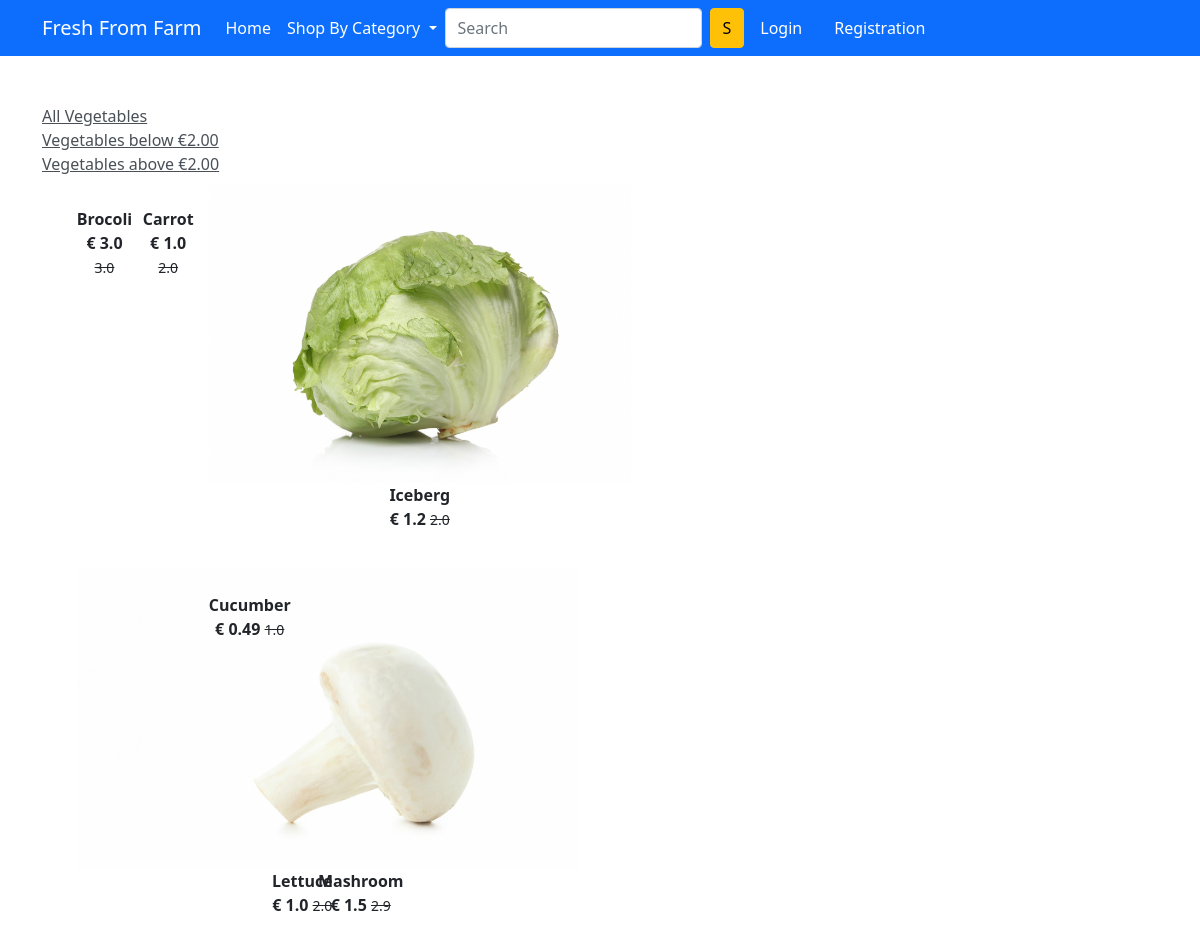
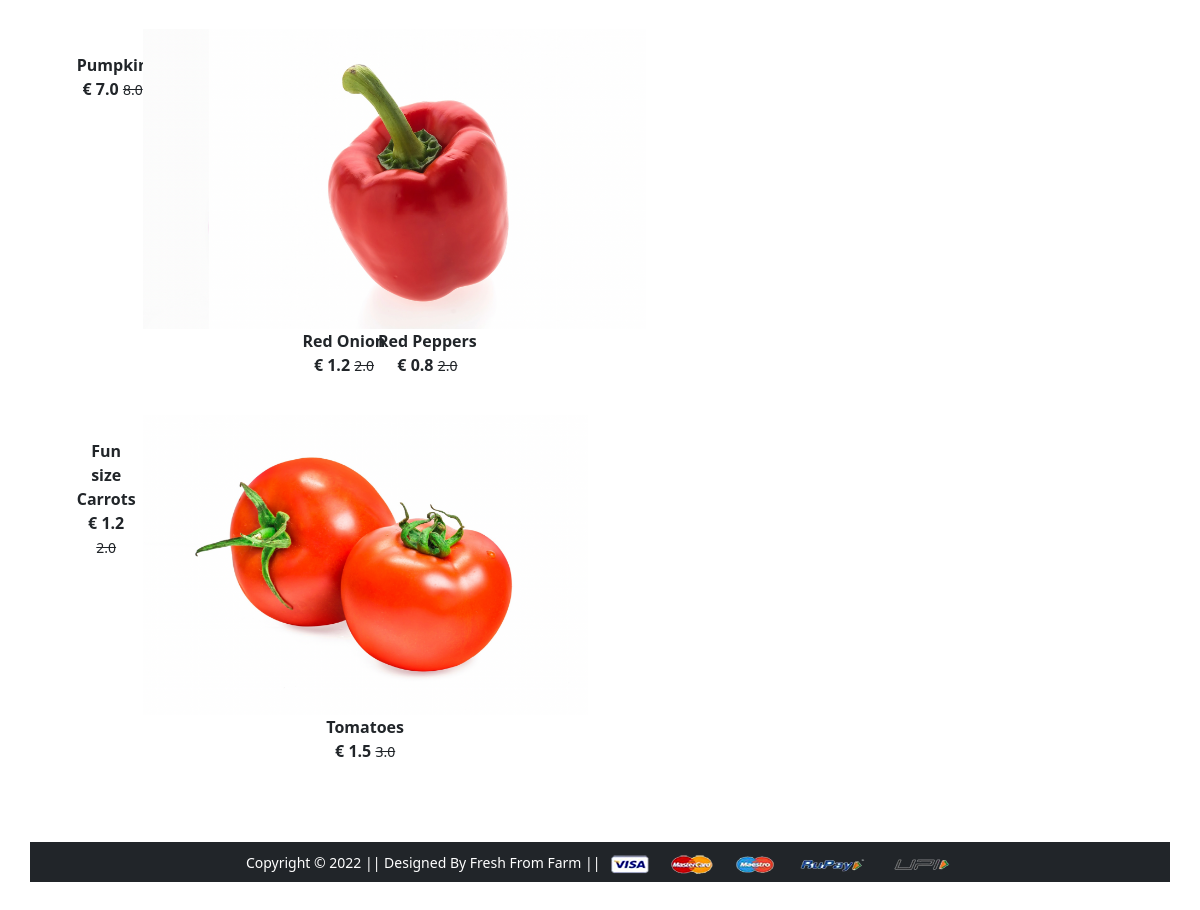
Page /vegetables/ on the committed database (2 pictures, top to bottom).
### app/models.py (models this page shows)
class Product(models.Model):
    title = models.CharField(max_length=100)
    selling_price = models.FloatField()
    discounted_price = models.FloatField()
    description = models.TextField()
    supplier = models.CharField(max_length=100)
    category = models.CharField(choices=CATEGORY_CHOICES, max_length=2)
    product_image = models.ImageField(upload_to = 'productimg')

### app/views.py (the view)
# urls.py: path('vegetables/', views.vegetables, name='vegetables'),
def vegetables(request , data=None):
  if data == None:
   vegetables = Product.objects.filter(category= 'V')
  elif data =='below':
   vegetables = Product.objects.filter(category= 'V').filter(discounted_price__lt=2)
  elif data =='above':
   vegetables = Product.objects.filter(category= 'V').filter(discounted_price__gt=2)
  return render(request , 'app/vegetables.html', {'Vegetables': vegetables})

### app/templates/app/vegetables.html (shortened to what this page needs)
{% extends 'app/base.html' %}
{% load static %}
{% block main-content %}
<div class="container my-5">
 <div class="row">
  <div class="col-sm-3">
   <div class= "list-group">
       <a href = "{% url 'vegetables' %}" class="list-group-item-action" aria-current="true"> All Vegetables </a>
       <a href = "{% url 'vegetablesdata' 'below' %}" class="list-group-item-action" aria-current="true"> Vegetables below €2.00  </a>
       <a href = "{% url 'vegetablesdata' 'above' %}" class="list-group-item-action" aria-current="true">Vegetables above €2.00 </a>
  </div>
  <div class="col-sm-8 offset-sm-1">
    <div class ="row">
        {% for v in Vegetables%}
        <div class= "col-sm-4 text center mb-4">
            <a href = "{% url 'product-detail' v.id %}" class= "btn">
            <div class="item">
            <img src ="{{v.product_image.url}}" alt="" height="300" class="">
            <div class="fw-bold">{{v.title}}</div>
            <div class="fw-bold"> € {{v.discounted_price}}
                <small class="fw-light text-decoration-line-through">
                    {{v.selling_price}}
                </small></div>
            </div>
            </a>
        </div>
        {% endfor %}
  </div>
 </div>
</div>
{% endblock main-content %}

### app/templates/app/base.html (shortened to what this page needs)
<!doctype html>
{% load static %}
<html lang="en">
  <head>
    <link href="https://cdn.jsdelivr.net/npm/bootstrap@5.0.0-beta1/dist/css/bootstrap.min.css" rel="stylesheet">
    <link rel="stylesheet" href="{% static 'app/css/owl.carousel.min.css' %}">
    <link rel="stylesheet" href="{% static 'app/css/all.min.css' %}">
    <link rel="stylesheet" href="{% static 'app/css/style.css' %}">
  </head>
  <body>
    <nav class="navbar navbar-expand-lg navbar-dark bg-primary">
     <div class="container">
       <a class="navbar-brand" href="/">Fresh From Farm </a>
       <div class="collapse navbar-collapse" id="navbarSupportedContent">
         <ul class="navbar-nav me-auto mb-2 mb-lg-0">
           <li class="nav-item">
             <a class="nav-link active" aria-current="page" href="/">Home</a>
           </li>
           <li class="nav-item dropdown">
             <a class="nav-link dropdown-toggle text-white" href="#" id="CategoryDropdown" role="button" data-bs-toggle="dropdown" aria-expanded="false">
               Shop By Category
             </a>
           </li>
         <form class="d-flex">
           <input class="form-control me-2" type="search" placeholder="Search" aria-label="Search">
           <button class="btn btn-warning" type="submit">S</button>
         </form>
         <div>
          <ul class="navbar-nav me-auto mb-2 mb-lg-0">
          {% if request.user.is_authenticated %}
           <li class="nav-item dropdown mx-2">
              <a class="nav-link dropdown-toggle text-white" href="#" id="profileDropdown" role="button" data-bs-toggle="dropdown" aria-expanded="false">
                Sonam
              </a>
              <ul class="dropdown-menu" aria-labelledby="profileDropdown">
                <li><a class="dropdown-item" href="{% url 'profile' %}">Profile</a></li>
                <li><a class="dropdown-item" href="{% url 'orders' %}">Orders</a></li>
                <li><a class="dropdown-item" href="{% url 'passwordchange' %}">Change Password</a></li>
                <li><a class="dropdown-item" href="{% url 'logout' %}">Logout</a></li>
              </ul>
            </li>
            <li class="nav-item mx-2">
             <a href="{% url 'add-to-cart' %}" class="nav-link text-white"><span class="badge bg-danger">4</span> Cart </a>
            </li>
          {% else %}
            <li class="nav-item mx-2">
             <a href="{% url 'login' %}" class="nav-link text-white">Login</a>
            </li>
            <li class="nav-item mx-2">
             <a href="{% url 'customerregistration' %}" class="nav-link text-white">Registration</a>
            </li>
          {% endif %}
          </ul>
         </div>
       </div>
     </div>
    </nav>
    {% block main-content %} {% endblock main-content %}
    <footer class="container-fluid bg-dark text-center p-2 mt-5">
        <small class="text-white">Copyright &copy; 2022 || Designed By Fresh From Farm || </small>
        <img src="{% static 'app/images/payment.png' %}" alt="" srcset="" class="img-fluid" height="2px">
    </footer>
  </body>
</html>

### rows in the picture
Product: title "Brocoli", discounted_price "3.0", selling_price "3.0"
Product: title "Carrot", discounted_price "1.0", selling_price "2.0"
Product: product_image (picture), title "Iceberg", discounted_price "1.2", selling_price "2.0"
Product: title "Lettuce", discounted_price "1.0", selling_price "2.0"
Product: product_image (picture), title "Mashroom", discounted_price "1.5", selling_price "2.9"
Product: title "Cucumber", discounted_price "0.49", selling_price "1.0"
Product: title "Pumpkin", discounted_price "7.0", selling_price "8.0"
Product: title "Red Onion", discounted_price "1.2", selling_price "2.0"
Product: product_image (picture), title "Red Peppers", discounted_price "0.8", selling_price "2.0"
Product: title "Fun size Carrots", discounted_price "1.2", selling_price "2.0"
Product: product_image (picture), title "Tomatoes", discounted_price "1.5", selling_price "3.0"
